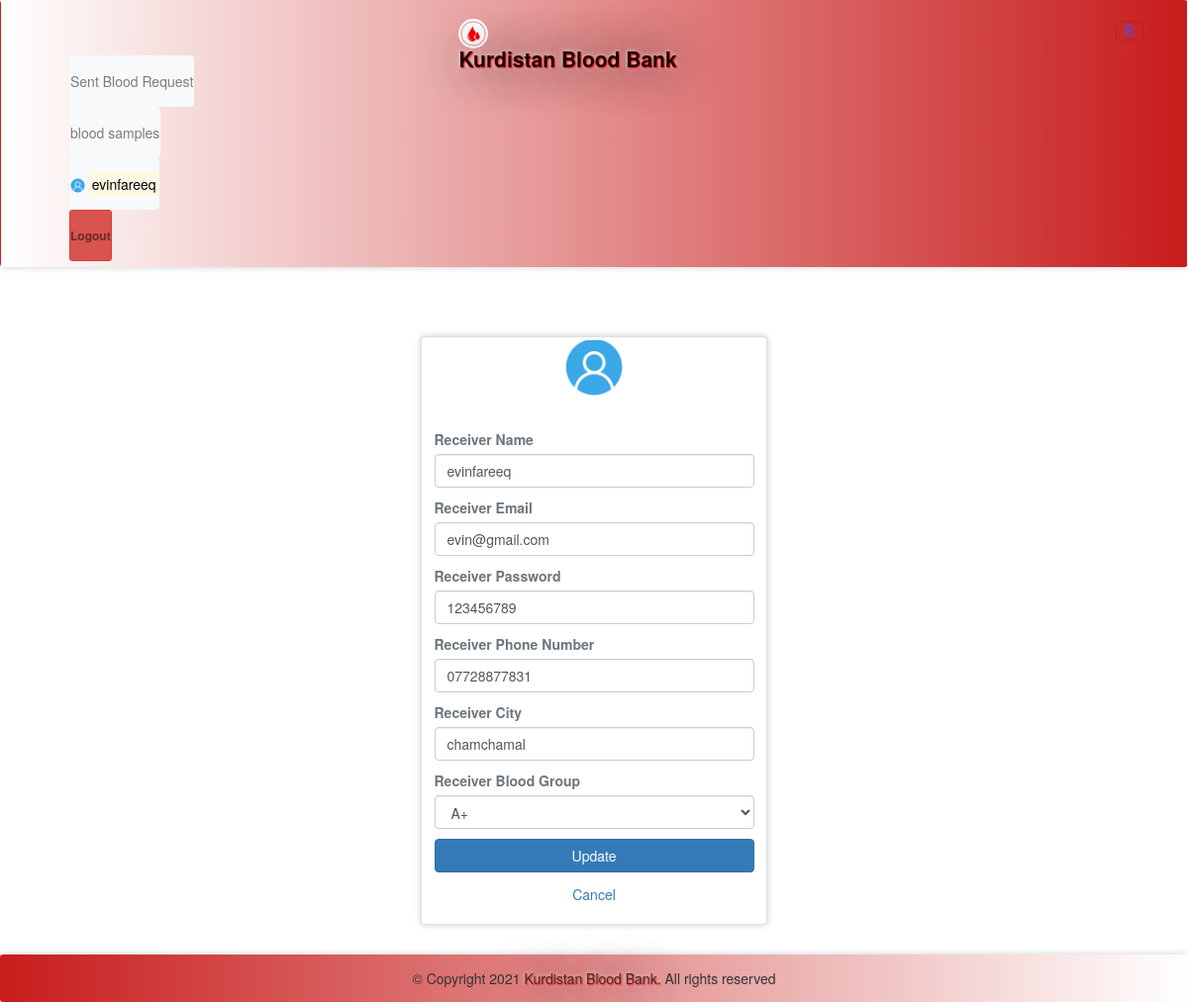
The app's page /rprofile.php (signed in) with its own data.
### tables this page shows
CREATE TABLE `receivers` (
  `id` int(11) NOT NULL,
  `rname` varchar(100) NOT NULL,
  `remail` varchar(100) NOT NULL,
  `rpassword` varchar(100) NOT NULL,
  `rphone` varchar(100) NOT NULL,
  `rbg` varchar(10) NOT NULL,
  `rcity` varchar(100) NOT NULL
);

### rprofile.php (the view, shortened to what this page needs)
<?php
require 'file/connection.php';
if(!isset($_SESSION['rid']))
{
  header('location:login.php');
}
else {
	if(isset($_SESSION['rid'])){
		$id=$_SESSION['rid'];
		$sql = "SELECT * FROM receivers WHERE id='$id'";
		$result = mysqli_query($conn, $sql);
		$row = mysqli_fetch_array($result);
	}
}
?>
<!DOCTYPE html>
<html>
<?php require 'head.php';?>
<body>
	<?php require 'header.php'; ?>
	<div class="container cont">
		<div class="row justify-content-center">
			<div class="col-lg-4 col-md-6 col-sm-8 mb-5">
				<div class="card">
					<div class="media justify-content-center mt-1">
						<img src="image/user.png" alt="profile" class="rounded-circle" width="60" height="60">
					</div>
					<div class="card-body">
					   <form action="file/updateprofile.php" method="post">
					   	<label class="text-muted font-weight-bold" class="text-muted font-weight-bold">Receiver Name</label>
						<input type="text" name="rname" value="<?php echo $row['rname']; ?>" class="form-control mb-3">
						<label class="text-muted font-weight-bold" class="text-muted font-weight-bold">Receiver Email</label>
						<input type="email" name="remail" value="<?php echo $row['remail']; ?>" class="form-control mb-3">
						<label class="text-muted font-weight-bold" class="text-muted font-weight-bold">Receiver Password</label>
						<input type="text" name="rpassword" value="<?php echo $row['rpassword']; ?>" class="form-control mb-3">
						<label class="text-muted font-weight-bold" class="text-muted font-weight-bold">Receiver Phone Number</label>
						<input type="text" name="rphone" value="<?php echo $row['rphone']; ?>" class="form-control mb-3">
						<label class="text-muted font-weight-bold" class="text-muted font-weight-bold">Receiver City</label>
						<input type="text" name="rcity" value="<?php echo $row['rcity']; ?>" class="form-control mb-3">
						<label class="text-muted font-weight-bold" class="text-muted font-weight-bold">Receiver Blood Group</label>
						<select class="form-control mb-3" name="bg" required>
                             <option selected><?php echo $row['rbg']; ?></option>
                        </select>
						<input type="submit" name="update" class="btn btn-block btn-primary" value="Update">
					   </form>
					</div>
					<a href="index.php" class="text-center">Cancel</a><br>
				</div>
			</div>
		</div>
	</div>
	<?php require 'footer.php'; ?>
</body>
</html>

### css/style.css (style rules this page uses)
.cont { padding-top: 40px; text-align: justify; font-size: 1em; }
.card ,nav, .footer,tr,video { border-radius: 3px; transition: all 200ms ease-out; box-shadow: 0px 0px 7px rgba(0, 0, 0, 0.2); }
.rounded-circle { margin-top: -2.5px; }
form { padding-top: 20px; }
a:link { text-decoration: none; }

### records on screen
receivers: rname "evinfareeq", remail "evin@gmail.com", rpassword "123456789", rphone "07728877831", rcity "chamchamal", bg "A+"

### other values on screen
$_SESSION['rname'] "evinfareeq"
